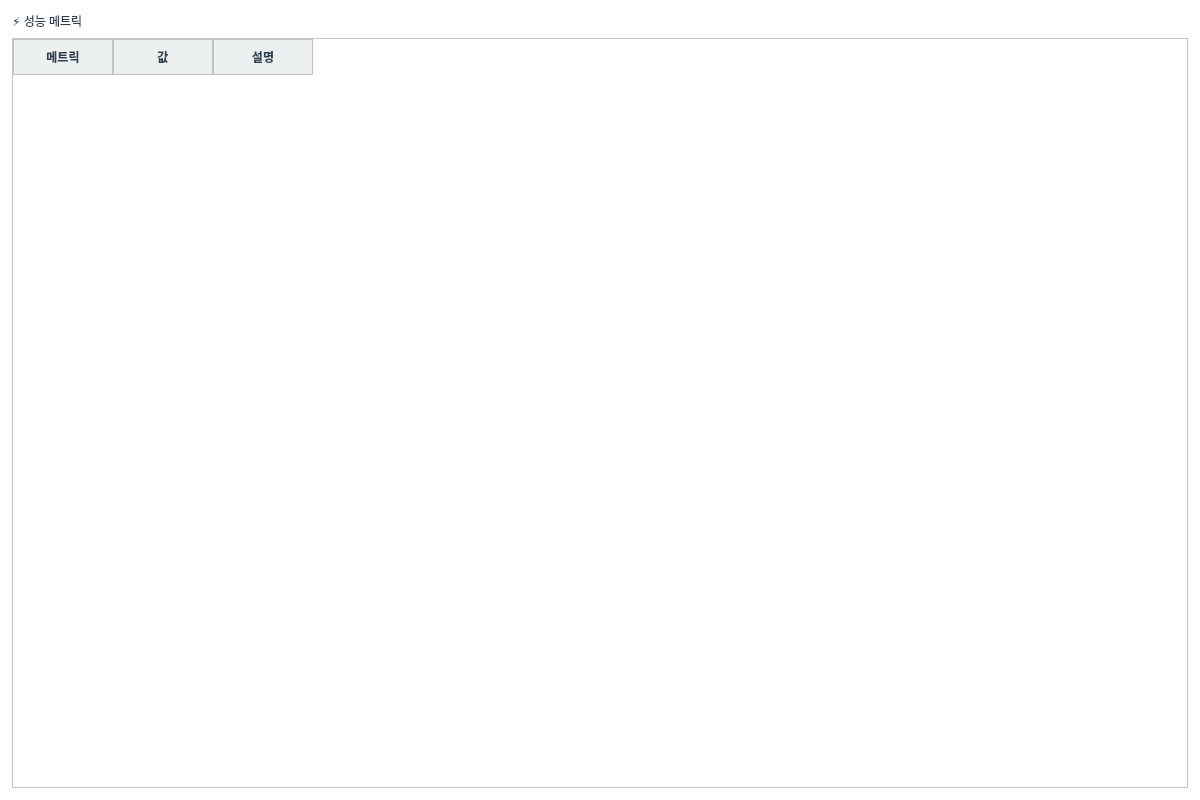
<?xml version="1.0" encoding="UTF-8"?>
<ui version="4.0">
 <class>PerformanceTab</class>
 <widget class="QWidget" name="PerformanceTab">
  <property name="geometry">
   <rect>
    <x>0</x>
    <y>0</y>
    <width>1200</width>
    <height>800</height>
   </rect>
  </property>
  <property name="windowTitle">
   <string>성능 메트릭</string>
  </property>
  <property name="styleSheet">
   <string notr="true">QWidget {
    background-color: #FFFFFF;
    color: #2C3E50;
    font-family: &quot;맑은 고딕&quot;;
    font-size: 9pt;
}

QTabWidget::pane {
    border: 1px solid #BDC3C7;
    background-color: #FFFFFF;
}

QTabBar::tab {
    background-color: #ECF0F1;
    color: #2C3E50;
    padding: 8px 16px;
    margin-right: 2px;
    border: 1px solid #BDC3C7;
    border-bottom: none;
    border-top-left-radius: 4px;
    border-top-right-radius: 4px;
}

QTabBar::tab:selected {
    background-color: #3498DB;
    color: #FFFFFF;
    font-weight: bold;
}

QTabBar::tab:hover {
    background-color: #D5DBDB;
}

QTableWidget {
    gridline-color: #BDC3C7;
    background-color: #FFFFFF;
    alternate-background-color: #F8F9FA;
    selection-background-color: #3498DB;
    selection-color: #FFFFFF;
}

QTableWidget::item {
    padding: 4px;
    border: none;
}

QHeaderView::section {
    background-color: #ECF0F1;
    color: #2C3E50;
    padding: 6px;
    border: 1px solid #BDC3C7;
    font-weight: bold;
}

QLineEdit, QTextEdit, QPlainTextEdit {
    background-color: #FFFFFF;
    border: 1px solid #BDC3C7;
    border-radius: 3px;
    padding: 4px;
    color: #2C3E50;
}

QLineEdit:focus, QTextEdit:focus, QPlainTextEdit:focus {
    border: 2px solid #3498DB;
}

QPushButton {
    background-color: #3498DB;
    color: #FFFFFF;
    border: none;
    border-radius: 4px;
    padding: 6px 12px;
    font-weight: bold;
}

QPushButton:hover {
    background-color: #2980B9;
}

QPushButton:pressed {
    background-color: #1F618D;
}

QPushButton:disabled {
    background-color: #BDC3C7;
    color: #7F8C8D;
}

QLabel {
    color: #2C3E50;
    background-color: transparent;
}

QGroupBox {
    border: 2px solid #BDC3C7;
    border-radius: 5px;
    margin-top: 10px;
    padding-top: 10px;
    background-color: #F8F9FA;
}

QGroupBox::title {
    subcontrol-origin: margin;
    subcontrol-position: top left;
    padding: 0 5px;
    color: #2C3E50;
    font-weight: bold;
}

QProgressBar {
    border: 1px solid #BDC3C7;
    border-radius: 3px;
    text-align: center;
    background-color: #ECF0F1;
}

QProgressBar::chunk {
    background-color: #3498DB;
}</string>
  </property>
  <layout class="QVBoxLayout" name="verticalLayout">
   <property name="spacing">
    <number>8</number>
   </property>
   <property name="leftMargin">
    <number>12</number>
   </property>
   <property name="topMargin">
    <number>12</number>
   </property>
   <property name="rightMargin">
    <number>12</number>
   </property>
   <property name="bottomMargin">
    <number>12</number>
   </property>
   <item>
    <widget class="QLabel" name="label_title">
     <property name="text">
      <string>⚡ 성능 메트릭</string>
     </property>
     <property name="styleSheet">
   <string notr="true">QWidget {
    background-color: #FFFFFF;
    color: #2C3E50;
    font-family: &quot;맑은 고딕&quot;;
    font-size: 9pt;
}

QTabWidget::pane {
    border: 1px solid #BDC3C7;
    background-color: #FFFFFF;
}

QTabBar::tab {
    background-color: #ECF0F1;
    color: #2C3E50;
    padding: 8px 16px;
    margin-right: 2px;
    border: 1px solid #BDC3C7;
    border-bottom: none;
    border-top-left-radius: 4px;
    border-top-right-radius: 4px;
}

QTabBar::tab:selected {
    background-color: #3498DB;
    color: #FFFFFF;
    font-weight: bold;
}

QTabBar::tab:hover {
    background-color: #D5DBDB;
}

QTableWidget {
    gridline-color: #BDC3C7;
    background-color: #FFFFFF;
    alternate-background-color: #F8F9FA;
    selection-background-color: #3498DB;
    selection-color: #FFFFFF;
}

QTableWidget::item {
    padding: 4px;
    border: none;
}

QHeaderView::section {
    background-color: #ECF0F1;
    color: #2C3E50;
    padding: 6px;
    border: 1px solid #BDC3C7;
    font-weight: bold;
}

QLineEdit, QTextEdit, QPlainTextEdit {
    background-color: #FFFFFF;
    border: 1px solid #BDC3C7;
    border-radius: 3px;
    padding: 4px;
    color: #2C3E50;
}

QLineEdit:focus, QTextEdit:focus, QPlainTextEdit:focus {
    border: 2px solid #3498DB;
}

QPushButton {
    background-color: #3498DB;
    color: #FFFFFF;
    border: none;
    border-radius: 4px;
    padding: 6px 12px;
    font-weight: bold;
}

QPushButton:hover {
    background-color: #2980B9;
}

QPushButton:pressed {
    background-color: #1F618D;
}

QPushButton:disabled {
    background-color: #BDC3C7;
    color: #7F8C8D;
}

QLabel {
    color: #2C3E50;
    background-color: transparent;
}

QGroupBox {
    border: 2px solid #BDC3C7;
    border-radius: 5px;
    margin-top: 10px;
    padding-top: 10px;
    background-color: #F8F9FA;
}

QGroupBox::title {
    subcontrol-origin: margin;
    subcontrol-position: top left;
    padding: 0 5px;
    color: #2C3E50;
    font-weight: bold;
}

QProgressBar {
    border: 1px solid #BDC3C7;
    border-radius: 3px;
    text-align: center;
    background-color: #ECF0F1;
}

QProgressBar::chunk {
    background-color: #3498DB;
}</string>
  </property>
    </widget>
   </item>
   <item>
    <widget class="QTableWidget" name="table_metrics">
     <property name="alternatingRowColors">
      <bool>true</bool>
     </property>
     <property name="selectionBehavior">
      <enum>QAbstractItemView::SelectRows</enum>
     </property>
     <column>
      <property name="text">
       <string>메트릭</string>
      </property>
     </column>
     <column>
      <property name="text">
       <string>값</string>
      </property>
     </column>
     <column>
      <property name="text">
       <string>설명</string>
      </property>
     </column>
    </widget>
   </item>
  </layout>
 </widget>
 <resources/>
 <connections/>
</ui>
